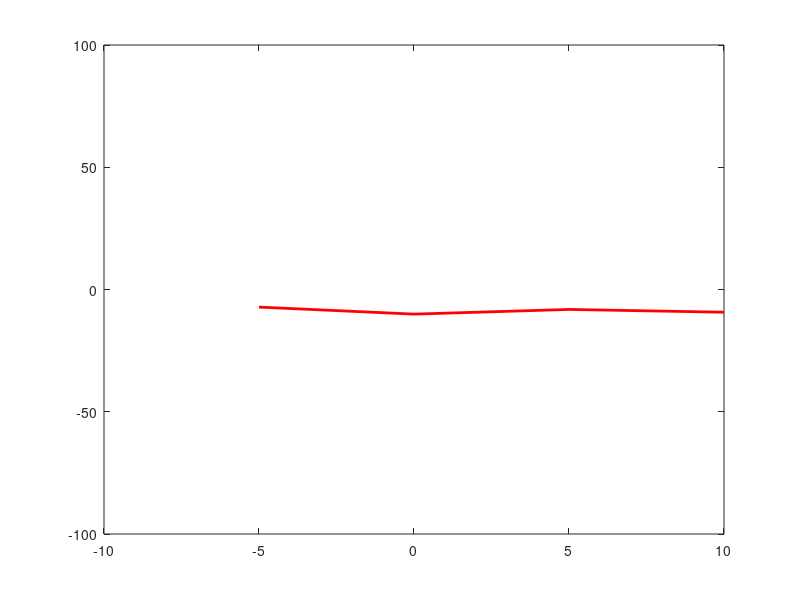

This figure's MATLAB source:
%%%%%%%%%%%%%%%%%%%%%%%%%%%
% Assignment Number: 1
% Problem number: 4
% Student Name: 蕭楚澔
% Student ID: 0716026
% Email address: bobhsiao.cs07@nycu.edu.tw
% Department: Computer Science, NYCU
% Date: 4/27
%%%%%%%%%%%%%%%%%%%%%%%%%%%%

clf; clear; clc;		% clear the current figure
				        % clear variables, and clear screen

disp('Lab Problem 1.4'); 	% show Lab Problem 1.4

a = input("Input a: ");
while 1
    dx = input("Input dx: ");
    if(dx >= 0)
        break;
    end
end

e = exp(1);

x = -10:dx:10;
y = ((2*x.^2) + (3*e.^(-x)) - ((100*a)*(sin(5*x))))./(6*x.^2 - 9*x - 42) - 10;
ygidx = (y >= 0);
xu = x;
yu = y;
yu(ygidx == 0) = NaN;
xu(ygidx == 0) = NaN;

plot(xu, yu, 'Color', [0 0 1], 'LineWidth', 2);
hold on;

xd = x;
yd = y;
xd(ygidx == 1) = NaN;
yd(ygidx == 1) = NaN;
plot(xd, yd, 'Color', [1 0 0], 'LineWidth', 2);
figure(1);
ylim([-100 100]);